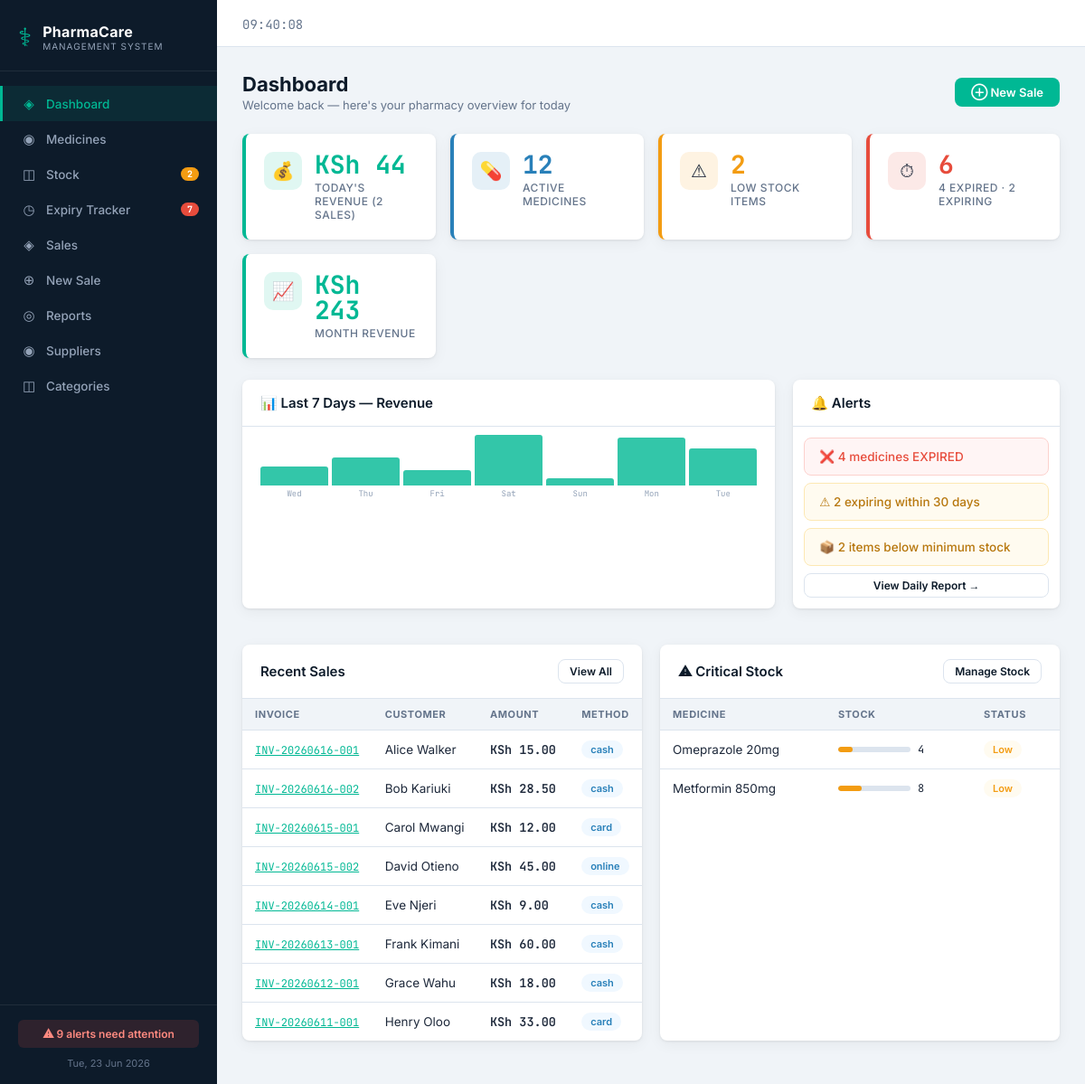
The page / on the database its author committed.
### tables this page shows
CREATE TABLE IF NOT EXISTS sales (
    id INT AUTO_INCREMENT PRIMARY KEY,
    invoice_number VARCHAR(30) NOT NULL UNIQUE,
    customer_name VARCHAR(100) DEFAULT 'Walk-in Customer',
    customer_phone VARCHAR(20),
    total_amount DECIMAL(10,2) NOT NULL DEFAULT 0.00,
    discount DECIMAL(10,2) DEFAULT 0.00,
    paid_amount DECIMAL(10,2) DEFAULT 0.00,
    payment_method ENUM('cash','card','online') DEFAULT 'cash',
    sale_date TIMESTAMP DEFAULT CURRENT_TIMESTAMP,
    notes TEXT
);

CREATE TABLE IF NOT EXISTS medicines (
    id INT AUTO_INCREMENT PRIMARY KEY,
    name VARCHAR(150) NOT NULL,
    generic_name VARCHAR(150),
    category_id INT,
    supplier_id INT,
    batch_number VARCHAR(50),
    barcode VARCHAR(100),
    unit VARCHAR(30) DEFAULT 'Tablet',
    purchase_price DECIMAL(10,2) NOT NULL DEFAULT 0.00,
    selling_price DECIMAL(10,2) NOT NULL DEFAULT 0.00,
    stock_quantity INT NOT NULL DEFAULT 0,
    min_stock_level INT NOT NULL DEFAULT 10,
    expiry_date DATE NOT NULL,
    manufacture_date DATE,
    description TEXT,
    status ENUM('active','inactive','discontinued') DEFAULT 'active',
    created_at TIMESTAMP DEFAULT CURRENT_TIMESTAMP,
    updated_at TIMESTAMP DEFAULT CURRENT_TIMESTAMP ON UPDATE CURRENT_TIMESTAMP,
    FOREIGN KEY (category_id) REFERENCES categories(id) ON DELETE SET NULL,
    FOREIGN KEY (supplier_id) REFERENCES suppliers(id) ON DELETE SET NULL
);

### index.php (the view, shortened to what this page needs)
<?php
require_once 'includes/header.php';
$db = getDB();
$todaySales   = $db->query("SELECT COALESCE(SUM(total_amount),0) as t, COUNT(*) as c FROM sales WHERE DATE(sale_date)=CURDATE()")->fetch_assoc();
$totalMeds    = $db->query("SELECT COUNT(*) as c FROM medicines WHERE status='active'")->fetch_row()[0];
$lowStock     = $db->query("SELECT COUNT(*) as c FROM medicines WHERE stock_quantity <= min_stock_level AND status='active'")->fetch_row()[0];
$expiringSoon = $db->query("SELECT COUNT(*) as c FROM medicines WHERE expiry_date BETWEEN CURDATE() AND DATE_ADD(CURDATE(), INTERVAL 30 DAY) AND status='active'")->fetch_row()[0];
$expired      = $db->query("SELECT COUNT(*) as c FROM medicines WHERE expiry_date < CURDATE() AND status='active'")->fetch_row()[0];
$monthRevenue = $db->query("SELECT COALESCE(SUM(total_amount),0) as t FROM sales WHERE MONTH(sale_date)=MONTH(CURDATE()) AND YEAR(sale_date)=YEAR(CURDATE())")->fetch_row()[0];
$chart = $db->query("
  SELECT DATE(sale_date) as d, COALESCE(SUM(total_amount),0) as rev
  FROM sales
  WHERE sale_date >= DATE_SUB(CURDATE(), INTERVAL 6 DAY)
  GROUP BY DATE(sale_date)
  ORDER BY d
");
$chartData = []; while ($r = $chart->fetch_assoc()) $chartData[$r['d']] = $r['rev'];
$chartMax = max(array_values($chartData) ?: [1]);
$recentSales = $db->query("SELECT * FROM sales ORDER BY sale_date DESC LIMIT 8");
$critStock = $db->query("SELECT name, stock_quantity, min_stock_level, expiry_date FROM medicines WHERE stock_quantity <= min_stock_level AND status='active' ORDER BY stock_quantity ASC LIMIT 6");
?>
<div class="page-header">
  <div>
    <div class="page-title">Dashboard</div>
    <div class="page-subtitle">Welcome back — here's your pharmacy overview for today</div>
  </div>
  <a href="new_sale.php" class="btn btn-primary">⊕ New Sale</a>
</div>
<div class="stats-grid">
  <div class="stat-card emerald">
    <div class="stat-icon">💰</div>
    <div>
      <div class="stat-value">KSh <?= number_format($todaySales['t'], 0) ?></div>
      <div class="stat-label">Today's Revenue (<?= $todaySales['c'] ?> sales)</div>
    </div>
  </div>
  <div class="stat-card info">
    <div class="stat-icon">💊</div>
    <div>
      <div class="stat-value"><?= $totalMeds ?></div>
      <div class="stat-label">Active Medicines</div>
    </div>
  </div>
  <div class="stat-card warn">
    <div class="stat-icon">⚠</div>
    <div>
      <div class="stat-value"><?= $lowStock ?></div>
      <div class="stat-label">Low Stock Items</div>
    </div>
  </div>
  <div class="stat-card danger">
    <div class="stat-icon">⏱</div>
    <div>
      <div class="stat-value"><?= $expired + $expiringSoon ?></div>
      <div class="stat-label"><?= $expired ?> Expired · <?= $expiringSoon ?> Expiring</div>
    </div>
  </div>
  <div class="stat-card emerald">
    <div class="stat-icon">📈</div>
    <div>
      <div class="stat-value">KSh <?= number_format($monthRevenue, 0) ?></div>
      <div class="stat-label">Month Revenue</div>
    </div>
  </div>
</div>
<div style="display:grid;grid-template-columns:2fr 1fr;gap:20px;margin-bottom:20px">
  <div class="card">
    <div class="card-header">
      <div class="card-title">📊 Last 7 Days — Revenue</div>
    </div>
    <div class="card-body">
      <div class="mini-chart">
        <?php
        for ($i = 6; $i >= 0; $i--) {
          $day = date('Y-m-d', strtotime("-{$i} days"));
          $rev = $chartData[$day] ?? 0;
          $pct = $chartMax > 0 ? round(($rev / $chartMax) * 56) : 3;
          $label = date('D', strtotime($day));
          echo "<div class='mini-bar-wrap'>
            <div class='mini-bar' style='height:{$pct}px' title='KSh ".number_format($rev,0)."'></div>
            <div class='mini-bar-label'>$label</div>
          </div>";
        }
        ?>
      </div>
    </div>
  </div>
  <div class="card">
    <div class="card-header"><div class="card-title">🔔 Alerts</div></div>
    <div class="card-body" style="padding:12px">
      <?php if ($expired): ?>
      <a href="expiry.php?filter=expired" style="display:block;text-decoration:none">
        <div class="alert alert-danger" style="margin-bottom:8px">
          ❌ <?= $expired ?> medicine<?= $expired>1?'s':'' ?> EXPIRED
        </div>
      </a>
      <?php endif; ?>
      <?php if ($expiringSoon): ?>
      <a href="expiry.php?filter=soon" style="display:block;text-decoration:none">
        <div class="alert alert-warn" style="margin-bottom:8px">
          ⚠ <?= $expiringSoon ?> expiring within 30 days
        </div>
      </a>
      <?php endif; ?>
      <?php if ($lowStock): ?>
      <a href="stock.php?filter=low" style="display:block;text-decoration:none">
        <div class="alert alert-warn" style="margin-bottom:8px">
          📦 <?= $lowStock ?> items below minimum stock
        </div>
      </a>
      <?php endif; ?>
      <div style="margin-top:8px">
        <a href="reports.php" class="btn btn-outline btn-sm" style="width:100%;justify-content:center">View Daily Report →</a>
      </div>
    </div>
  </div>
</div>
<div style="display:grid;grid-template-columns:1fr 1fr;gap:20px">
  <div class="card">
    <div class="card-header">
      <div class="card-title">Recent Sales</div>
      <a href="sales.php" class="btn btn-outline btn-sm">View All</a>
    </div>
    <div class="table-wrap">
      <table>
        <thead><tr><th>Invoice</th><th>Customer</th><th>Amount</th><th>Method</th></tr></thead>
        <tbody>
        <?php while($r = $recentSales->fetch_assoc()): ?>
        <tr>
          <td><a href="invoice.php?id=<?= $r['id'] ?>" style="color:var(--emerald);font-family:var(--mono);font-size:12px"><?= htmlspecialchars($r['invoice_number']) ?></a></td>
          <td><?= htmlspecialchars($r['customer_name']) ?></td>
          <td style="font-family:var(--mono);font-weight:600">KSh <?= number_format($r['total_amount'],2) ?></td>
          <td><span class="tag tag-info"><?= $r['payment_method'] ?></span></td>
        </tr>
        <?php endwhile; ?>
        </tbody>
      </table>
    </div>
  </div>
  <div class="card">
    <div class="card-header">
      <div class="card-title">⚠ Critical Stock</div>
      <a href="stock.php" class="btn btn-outline btn-sm">Manage Stock</a>
    </div>
    <div class="table-wrap">
      <table>
        <thead><tr><th>Medicine</th><th>Stock</th><th>Status</th></tr></thead>
        <tbody>
        <?php while($r = $critStock->fetch_assoc()):
          $pct = $r['min_stock_level'] > 0 ? min(100, round(($r['stock_quantity']/$r['min_stock_level'])*100)) : 100;
          $cls = $r['stock_quantity'] == 0 ? 'bar-danger' : ($pct < 50 ? 'bar-warn' : 'bar-ok');
        ?>
        <tr>
          <td style="max-width:140px;overflow:hidden;text-overflow:ellipsis;white-space:nowrap" title="<?= htmlspecialchars($r['name']) ?>"><?= htmlspecialchars($r['name']) ?></td>
          <td>
            <div class="stock-bar-wrap">
              <div class="stock-bar"><div class="stock-bar-fill <?= $cls ?>" style="width:<?= $pct ?>%"></div></div>
              <span style="font-family:var(--mono);font-size:12px"><?= $r['stock_quantity'] ?></span>
            </div>
          </td>
          <td><?php if($r['stock_quantity']==0): ?><span class="tag tag-danger">Out of Stock</span><?php else: ?><span class="tag tag-warn">Low</span><?php endif; ?></td>
        </tr>
        <?php endwhile; ?>
        </tbody>
      </table>
    </div>
  </div>
</div>
<?php require_once 'includes/footer.php'; ?>

### includes/header.php (shortened to what this page needs)
<?php
function getExpiryAlertCount() {
    $db = getDB();
    $r = $db->query("SELECT COUNT(*) as c FROM medicines WHERE expiry_date <= DATE_ADD(CURDATE(), INTERVAL 60 DAY) AND expiry_date >= CURDATE() AND status='active'");
    return $r->fetch_assoc()['c'];
}
function getLowStockCount() {
    $db = getDB();
    $r = $db->query("SELECT COUNT(*) as c FROM medicines WHERE stock_quantity <= min_stock_level AND status='active'");
    return $r->fetch_assoc()['c'];
}
function getExpiredCount() {
    $db = getDB();
    $r = $db->query("SELECT COUNT(*) as c FROM medicines WHERE expiry_date < CURDATE() AND status='active'");
    return $r->fetch_assoc()['c'];
}
$currentPage = basename($_SERVER['PHP_SELF'], '.php');
$expiryAlerts = getExpiryAlertCount();
$lowStockAlerts = getLowStockCount();
$expiredCount = getExpiredCount();
$totalAlerts = $expiryAlerts + $lowStockAlerts + $expiredCount;
?>
<!DOCTYPE html>
<html lang="en">
<head>
<link rel="stylesheet" href="assets/css/style.css">
</head>
<body>
<nav class="sidebar">
  <div class="sidebar-brand">
    <div class="brand-icon">⚕</div>
    <div>
      <div class="brand-name">PharmaCare</div>
      <div class="brand-sub">Management System</div>
    </div>
  </div>
  <ul class="nav-links">
    <li><a href="index.php" class="<?= $currentPage==='index'?'active':'' ?>">
      <span class="nav-icon">◈</span> Dashboard
    </a></li>
    <li><a href="medicines.php" class="<?= $currentPage==='medicines'?'active':'' ?>">
      <span class="nav-icon">◉</span> Medicines
    </a></li>
    <li><a href="stock.php" class="<?= $currentPage==='stock'?'active':'' ?>">
      <span class="nav-icon">◫</span> Stock
      <?php if($lowStockAlerts > 0): ?><span class="badge-warn"><?= $lowStockAlerts ?></span><?php endif; ?>
    </a></li>
    <li><a href="expiry.php" class="<?= $currentPage==='expiry'?'active':'' ?>">
      <span class="nav-icon">◷</span> Expiry Tracker
      <?php if(($expiryAlerts+$expiredCount) > 0): ?><span class="badge-danger"><?= $expiryAlerts+$expiredCount ?></span><?php endif; ?>
    </a></li>
    <li><a href="sales.php" class="<?= $currentPage==='sales'?'active':'' ?>">
      <span class="nav-icon">◈</span> Sales
    </a></li>
    <li><a href="new_sale.php" class="<?= $currentPage==='new_sale'?'active':'' ?>">
      <span class="nav-icon">⊕</span> New Sale
    </a></li>
    <li><a href="reports.php" class="<?= $currentPage==='reports'?'active':'' ?>">
      <span class="nav-icon">◎</span> Reports
    </a></li>
    <li><a href="suppliers.php" class="<?= $currentPage==='suppliers'?'active':'' ?>">
      <span class="nav-icon">◉</span> Suppliers
    </a></li>
    <li><a href="categories.php" class="<?= $currentPage==='categories'?'active':'' ?>">
      <span class="nav-icon">◫</span> Categories
    </a></li>
  </ul>
  <div class="sidebar-footer">
    <?php if($totalAlerts > 0): ?>
    <div class="alert-pill">⚠ <?= $totalAlerts ?> alert<?= $totalAlerts>1?'s':'' ?> need attention</div>
    <?php endif; ?>
    <div class="sys-date"><?= date('D, d M Y') ?></div>
  </div>
</nav>
<main class="main-content">
  <div class="topbar">
    <div class="topbar-right">
      <span class="topbar-time" id="liveClock"></span>
    </div>
  </div>
  <div class="page-body">

### includes/footer.php (shortened to what this page needs)
  </div>
</main>
</body>
</html>

### rows shown on the page
sales: invoice_number "INV-20260616-001", customer_name "Alice Walker", total_amount "15.00", payment_method "cash"
sales: invoice_number "INV-20260616-002", customer_name "Bob Kariuki", total_amount "28.50", payment_method "cash"
sales: invoice_number "INV-20260615-001", customer_name "Carol Mwangi", total_amount "12.00", payment_method "card"
sales: invoice_number "INV-20260615-002", customer_name "David Otieno", total_amount "45.00", payment_method "online"
sales: invoice_number "INV-20260614-001", customer_name "Eve Njeri", total_amount "9.00", payment_method "cash"
sales: invoice_number "INV-20260613-001", customer_name "Frank Kimani", total_amount "60.00", payment_method "cash"
sales: invoice_number "INV-20260612-001", customer_name "Grace Wahu", total_amount "18.00", payment_method "cash"
sales: invoice_number "INV-20260611-001", customer_name "Henry Oloo", total_amount "33.00", payment_method "card"
medicines: name "Omeprazole 20mg", min_stock_level 20 (drawn), stock_quantity "4", shows "Low"
medicines: name "Metformin 850mg", min_stock_level 25 (drawn), stock_quantity "8", shows "Low"

### other values the page prints
$lowStockAlerts "2"
$expiryAlerts+$expiredCount "7"
$totalAlerts "9"
$todaySales['t'] "44"
$todaySales['c'] "2"
$totalMeds "12"
$lowStock "2"
$expired + $expiringSoon "6"
$expired "4"
$expiringSoon "2"
$monthRevenue "243"
$label "Wed"
$label "Thu"
$label "Fri"
$label "Sat"
